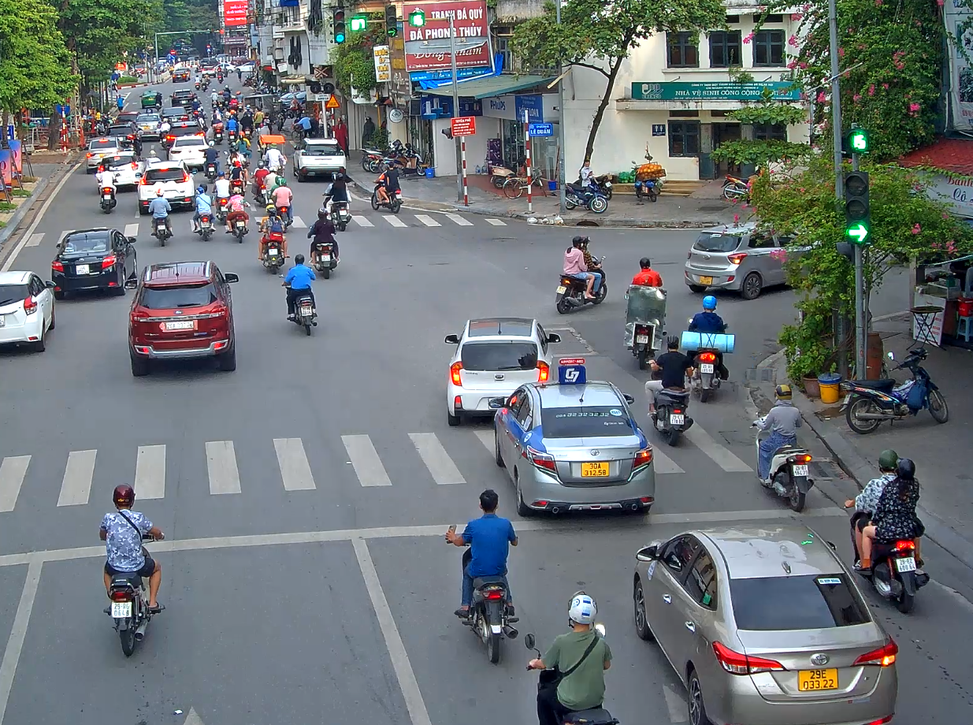
#> input picture image/image copy 2.png, 973 x 725 px, shrunk from 1235 x 920 before the run
$ python -i stopline.py   (imports and definitions only)
#> lines starting #> are read from the running program, lines starting #| are printed output that depends on the picture
#> further down, picture is the input picture: shape (725, 973, 3); mean B, G, R 117.8, 115.2, 108.8
### backend/config/config.py
"""
Configuration Management - Load settings từ server.yaml và .env
"""

import os
from pathlib import Path
from typing import Any, Union
import yaml
import numpy as np


class Settings:
    """Cài đặt ứng dụng với tối ưu loading và validation"""

    def __init__(self):
        # Tải cấu hình tĩnh từ YAML trước
        self._load_yaml_config()

        # Tải tham số động từ .env
        self._load_env_params()

        # Validate các thiết lập quan trọng
        self._validate_settings()

    # [14 lines left out: function _get_env, not called in this run]

    def _load_yaml_config(self):
        """Tải cấu hình tĩnh từ server.yaml"""
        config_path = Path(__file__).parent.parent / "config" / "server.yaml"

        if not config_path.exists():
            raise FileNotFoundError(f"Config file not found: {config_path}")

        with open(config_path, "r", encoding="utf-8") as f:
            config = yaml.safe_load(f) or {}

        # Cấu hình Server
        server_cfg = config.get("server", {})
        self.HOST: str = server_cfg.get("host", "")
        self.PORT: int = server_cfg.get("port", 0)
        self.ALLOWED_ORIGINS: str = server_cfg.get("allowed_origins", "")

        # Logging
        logging_cfg = config.get("logging", {})
        self.LOG_LEVEL: str = logging_cfg.get("level", "")
        self.LOG_FILE: str = logging_cfg.get("file", "")
        self.LOG_MAX_BYTES: int = logging_cfg.get("max_bytes", 0)
        self.LOG_BACKUP_COUNT: int = logging_cfg.get("backup_count", 0)

        # Dịch vụ bên ngoài
        services_cfg = config.get("services", {})
        self.MONGO_API_URL: str = services_cfg.get("mongo_api", "http://mongo_api:8002")

        # YOLO Vehicle Detection (Local Model)
        yolo_cfg = config.get("yolo_vehicle", {})
        self.YOLO_MODEL_PATH: str = yolo_cfg.get("model_path", "/app/backend/models/best1.pt")
        self.YOLO_DEVICE: str = yolo_cfg.get("device", "cuda")
        self.YOLO_CONF_DEFAULT: float = yolo_cfg.get("conf_threshold", 0.5)
        self.YOLO_IOU_DEFAULT: float = yolo_cfg.get("iou_threshold", 0.45)

        # License Plate OCR (Local Model)
        lp_cfg = config.get("license_plate", {})
        self.LP_MODEL_PATH: str = lp_cfg.get("model_path", "/app/backend/models/license_plate.pt")
        self.LP_DEVICE: str = lp_cfg.get("device", "cuda")
        self.LP_CONF_THRESHOLD: float = lp_cfg.get("conf_threshold", 0.25)  # Giảm để tăng recall
        self.LP_IOU_THRESHOLD: float = lp_cfg.get("iou_threshold", 0.6)

        # Database
        mongo_cfg = config.get("database", {}).get("mongo_camera", {})
        self.MONGO_HOST: str = mongo_cfg.get("host", "")
        self.MONGO_PORT: int = mongo_cfg.get("port", 0)
        self.MONGO_DATABASE: str = mongo_cfg.get("database", "")
        self.MONGO_USERNAME: str = mongo_cfg.get("username", "")
        self.MONGO_PASSWORD: str = mongo_cfg.get("password", "")
        self.MONGO_AUTH_SOURCE: str = mongo_cfg.get("authSource", "")

    # [106 lines left out: functions _load_env_params, _validate_settings, mongo_uri, not called in this run]


settings = Settings()

### backend/core/analysis/stopline.py
"""
Computer Vision Service - Stop Line Detection

Logic:
1. LUÔN thử HoughLinesP (Canny edge detection) để phát hiện đường ngang
2. Nếu thành công → trả về stopline phát hiện được
3. Nếu thất bại → fallback về line mặc định tại 2/3 chiều cao ảnh
"""

import math
from typing import Optional, Tuple, List
import cv2
import numpy as np

from ...config.config import settings
from ...utils.logger import app_logger as logger
from ...utils.image import normalize_point, extend_line_to_frame


Point = Tuple[float, float]
Segment = Tuple[Point, Point]


# TODO: Phát hiện vạch dừng
def detect_stop_line_points(frame_bgr: np.ndarray) -> Optional[Segment]:
    """
    Phát hiện vạch dừng sử dụng Canny + HoughLinesP

    Args:
        frame_bgr: Frame ảnh BGR

    Returns:
        Tuple 2 điểm (x1,y1), (x2,y2) đã kéo dài tới biên, hoặc None
    """
    if frame_bgr is None or frame_bgr.size == 0:
        return None

    img_h, img_w = frame_bgr.shape[:2]
#> img_h = 725; img_w = 973
    if img_h <= 0 or img_w <= 0:
        return None

    try:
        # 1. Tiền xử lý
        gray = cv2.cvtColor(frame_bgr, cv2.COLOR_BGR2GRAY)
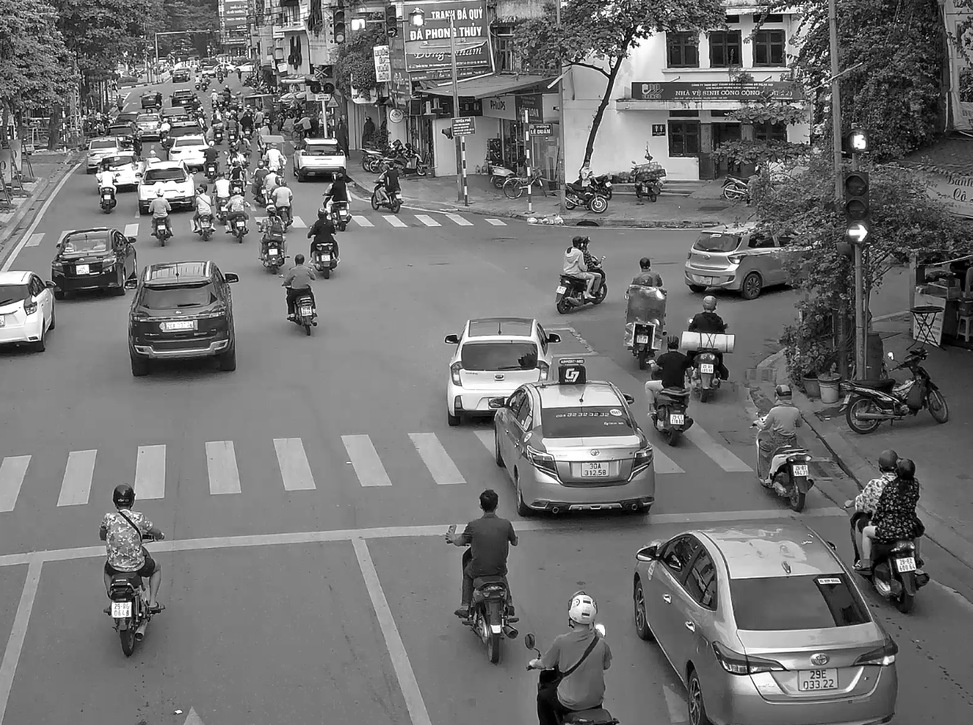
#> gray: shape (725, 973); min 0, max 255, mean 113.6
        blur = cv2.GaussianBlur(gray, (3, 3), 0)
        edges = cv2.Canny(blur, settings.VISION_CANNY_LOW, settings.VISION_CANNY_HIGH)

        # 2. Tìm đoạn thẳng
        min_len = max(settings.VISION_MIN_LINE_LEN_MIN_PX, int(img_w * settings.VISION_MIN_LINE_LEN_FACTOR))
        max_gap = max(settings.VISION_MAX_GAP_MIN_PX, int(img_w * settings.VISION_MAX_GAP_FACTOR))

        lines = cv2.HoughLinesP(
            edges,
            rho=settings.VISION_HOUGH_RHO,
            theta=settings.VISION_HOUGH_THETA,
            threshold=settings.VISION_HOUGH_THRESHOLD,
            minLineLength=min_len,
            maxLineGap=max_gap,
        )

        if lines is None or len(lines) == 0:
            return None

        # 3. Lọc và chọn đoạn tốt nhất
        best_line: Optional[Tuple[float, float, float, float]] = None
        best_avg_y = -1.0
        center_x = img_w / 2.0

        for line in lines:
            x1, y1, x2, y2 = [float(v) for v in line[0]]
            dx, dy = (x2 - x1), (y2 - y1)

            # Kiểm tra góc (gần ngang)
            angle = abs(math.degrees(math.atan2(dy, dx)))
            if angle >= settings.VISION_ANGLE_MAX_DEG:
                continue

            avg_y = (y1 + y2) / 2.0
            avg_x = (x1 + x2) / 2.0

            # Kiểm tra gần tâm và nửa dưới
            near_center = abs(avg_x - center_x) < (img_w * settings.VISION_CENTER_BIAS_RATIO)
            near_bottom = avg_y > (img_h * settings.VISION_BOTTOM_MIN_Y_RATIO)

            if near_center and near_bottom and avg_y > best_avg_y:
                best_avg_y = avg_y
                best_line = (x1, y1, x2, y2)

        if best_line is None:
            return None

        # 4. Kéo dài tới biên
        ex1, ey1, ex2, ey2 = extend_line_to_frame(*best_line, img_w, img_h)
        return (ex1, ey1), (ex2, ey2)

    except Exception as e:
#> (the run stopped early here; a loop or call above may not have finished)

$ run again, on image/image copy 3.png
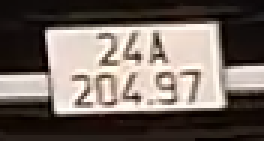
#> input picture image/image copy 3.png, 88 x 47 px (shown 3 times larger)
#> picture is the input picture: shape (47, 88, 3); mean B, G, R 96.8, 104, 115
#> in detect_stop_line_points, `blur = cv2.GaussianBlur(gray, (3, 3), 0)`:
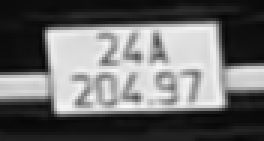
#> blur: shape (47, 88) (shown 3 times larger); min 7, max 249, mean 106.5

$ run again, on image/image copy 4.png
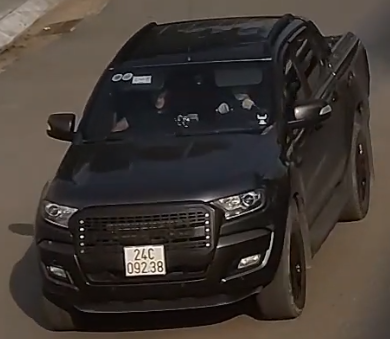
#> input picture image/image copy 4.png, 390 x 339 px
#> picture is the input picture: shape (339, 390, 3); mean B, G, R 50.8, 55.8, 63.1
#> in detect_stop_line_points, `gray = cv2.cvtColor(frame_bgr, cv2.COLOR_BGR2GRAY)`:
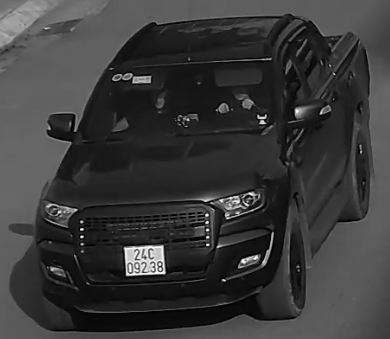
#> gray: shape (339, 390); min 0, max 255, mean 57.4

$ run again, on image/image copy 5.png
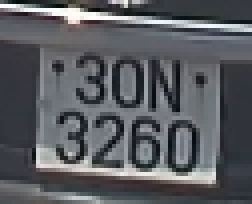
#> input picture image/image copy 5.png, 63 x 51 px (shown 4 times larger)
#> picture is the input picture: shape (51, 63, 3); mean B, G, R 96.2, 91.8, 89.3
#> in detect_stop_line_points, `blur = cv2.GaussianBlur(gray, (3, 3), 0)`:
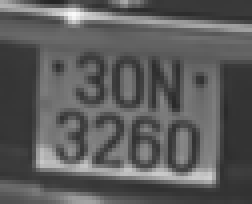
#> blur: shape (51, 63) (shown 4 times larger); min 37, max 250, mean 91.6
